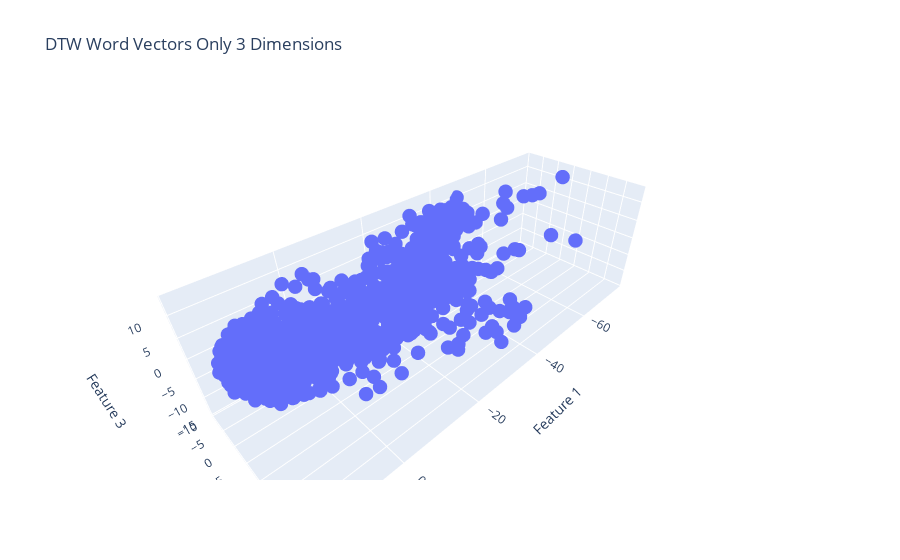

Write notebook code for a chart like this one.
### Code cell
dtw_matrix = np.array(dtw_matrix)
dim_red = PCA()
dim_red.fit(dtw_matrix)
retained_vectors = dim_red.transform_rv(dtw_matrix, 0.90)
print("The number of dimensions needed to retain 90% variance is ", len(retained_vectors[0]))
threeD_vectors = dim_red.transform(dtw_matrix, K=3)
visualize_3d(threeD_vectors, "DTW Word Vectors Only 3 Dimensions")

# If you experience the error "Mime type rendering requires nbformat>=4.2.0 but it is not installed"
# Type the following in the terminal: "pip install --upgrade nbformat"
# Then, restart the kernal and re-runn the cells

### Figure 1 — Plotly figure (JSON) as saved in the notebook; plotly's stock layout.template omitted (floating-point values rounded to 4 significant figures; data arrays with more than 128 entries replaced by an {"elided": "..."} marker saying what was removed)
{"data": [{"hovertemplate": "Feature 1=%{x}<br>Feature 2=%{y}<br>Feature 3=%{z}<extra></extra>", "legendgroup": "", "marker": {"color": "#636efa", "size": 5, "symbol": "circle"}, "mode": "markers", "name": "", "scene": "scene", "showlegend": false, "type": "scatter3d", "x": {"elided": "1651 float values"}, "y": {"elided": "1651 float values"}, "z": {"elided": "1651 float values"}}], "layout": {"legend": {"tracegroupgap": 0}, "scene": {"domain": {"x": [0, 1], "y": [0, 1]}, "xaxis": {"title": {"text": "Feature 1"}}, "yaxis": {"title": {"text": "Feature 2"}}, "zaxis": {"title": {"text": "Feature 3"}}}, "title": {"text": "DTW Word Vectors Only 3 Dimensions"}}}
